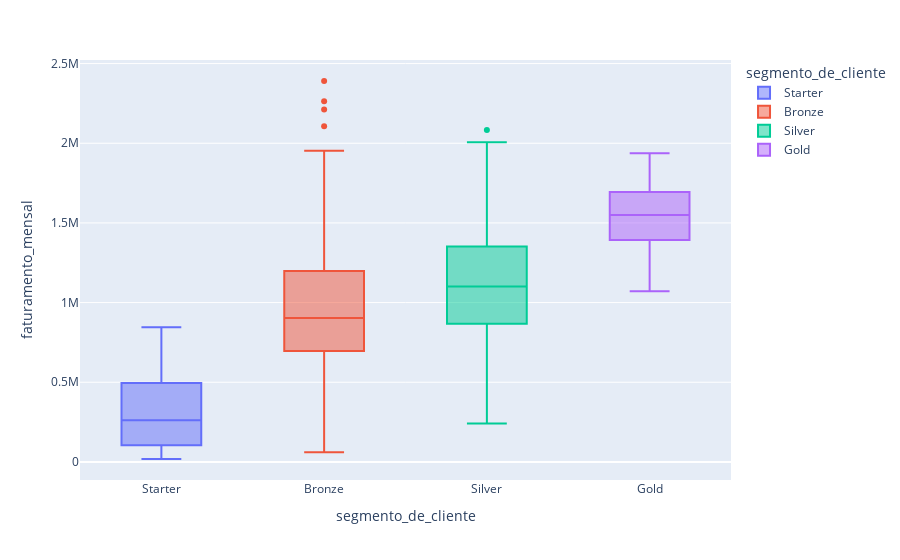

The notebook cell saved with this chart:
### Code cell
px.box(df_segmento, x='segmento_de_cliente', y='faturamento_mensal', color='segmento_de_cliente', category_orders={'segmento_de_cliente': lista_segmentos})

### Figure 1 — Plotly figure (JSON) as saved in the notebook; plotly's stock layout.template omitted (floating-point values rounded to 4 significant figures; data arrays with more than 128 entries replaced by an {"elided": "..."} marker saying what was removed)
{"data": [{"alignmentgroup": "True", "hovertemplate": "segmento_de_cliente=%{x}<br>faturamento_mensal=%{y}<extra></extra>", "legendgroup": "Starter", "marker": {"color": "#636efa"}, "name": "Starter", "notched": false, "offsetgroup": "Starter", "orientation": "v", "showlegend": true, "type": "box", "x": ["Starter", "Starter", "Starter", "Starter", "Starter", "Starter", "Starter", "Starter", "Starter", "Starter", "Starter", "Starter", "Starter", "Starter", "Starter", "Starter", "Starter", "Starter", "Starter", "Starter", "Starter", "Starter"], "x0": " ", "xaxis": "x", "y": [449200.0, 771200.0, 111900.0, 296700.0, 615800.0, 95680.0, 226700.0, 121400.0, 371600.0, 333000.0, 18420.0, 104000.0, 494900.0, 174700.0, 84500.0, 823400.0, 753700.0, 79020.0, 844800.0, 25580.0, 416400.0, 215600.0], "y0": " ", "yaxis": "y"}, {"alignmentgroup": "True", "hovertemplate": "segmento_de_cliente=%{x}<br>faturamento_mensal=%{y}<extra></extra>", "legendgroup": "Bronze", "marker": {"color": "#EF553B"}, "name": "Bronze", "notched": false, "offsetgroup": "Bronze", "orientation": "v", "showlegend": true, "type": "box", "x": {"elided": "202 str values"}, "x0": " ", "xaxis": "x", "y": {"elided": "202 float values"}, "y0": " ", "yaxis": "y"}, {"alignmentgroup": "True", "hovertemplate": "segmento_de_cliente=%{x}<br>faturamento_mensal=%{y}<extra></extra>", "legendgroup": "Silver", "marker": {"color": "#00cc96"}, "name": "Silver", "notched": false, "offsetgroup": "Silver", "orientation": "v", "showlegend": true, "type": "box", "x": {"elided": "260 str values"}, "x0": " ", "xaxis": "x", "y": {"elided": "260 float values"}, "y0": " ", "yaxis": "y"}, {"alignmentgroup": "True", "hovertemplate": "segmento_de_cliente=%{x}<br>faturamento_mensal=%{y}<extra></extra>", "legendgroup": "Gold", "marker": {"color": "#ab63fa"}, "name": "Gold", "notched": false, "offsetgroup": "Gold", "orientation": "v", "showlegend": true, "type": "box", "x": ["Gold", "Gold", "Gold", "Gold", "Gold", "Gold", "Gold", "Gold", "Gold", "Gold", "Gold", "Gold", "Gold", "Gold", "Gold", "Gold"], "x0": " ", "xaxis": "x", "y": [1241000.0, 1418000.0, 1706000.0, 1083000.0, 1564000.0, 1518000.0, 1071000.0, 1571000.0, 1368000.0, 1456000.0, 1936000.0, 1575000.0, 1902000.0, 1781000.0, 1537000.0, 1681000.0], "y0": " ", "yaxis": "y"}], "layout": {"boxmode": "overlay", "legend": {"title": {"text": "segmento_de_cliente"}, "tracegroupgap": 0}, "margin": {"t": 60}, "xaxis": {"anchor": "y", "categoryarray": ["Starter", "Bronze", "Silver", "Gold"], "categoryorder": "array", "domain": [0, 1], "title": {"text": "segmento_de_cliente"}}, "yaxis": {"anchor": "x", "domain": [0, 1], "title": {"text": "faturamento_mensal"}}}}
